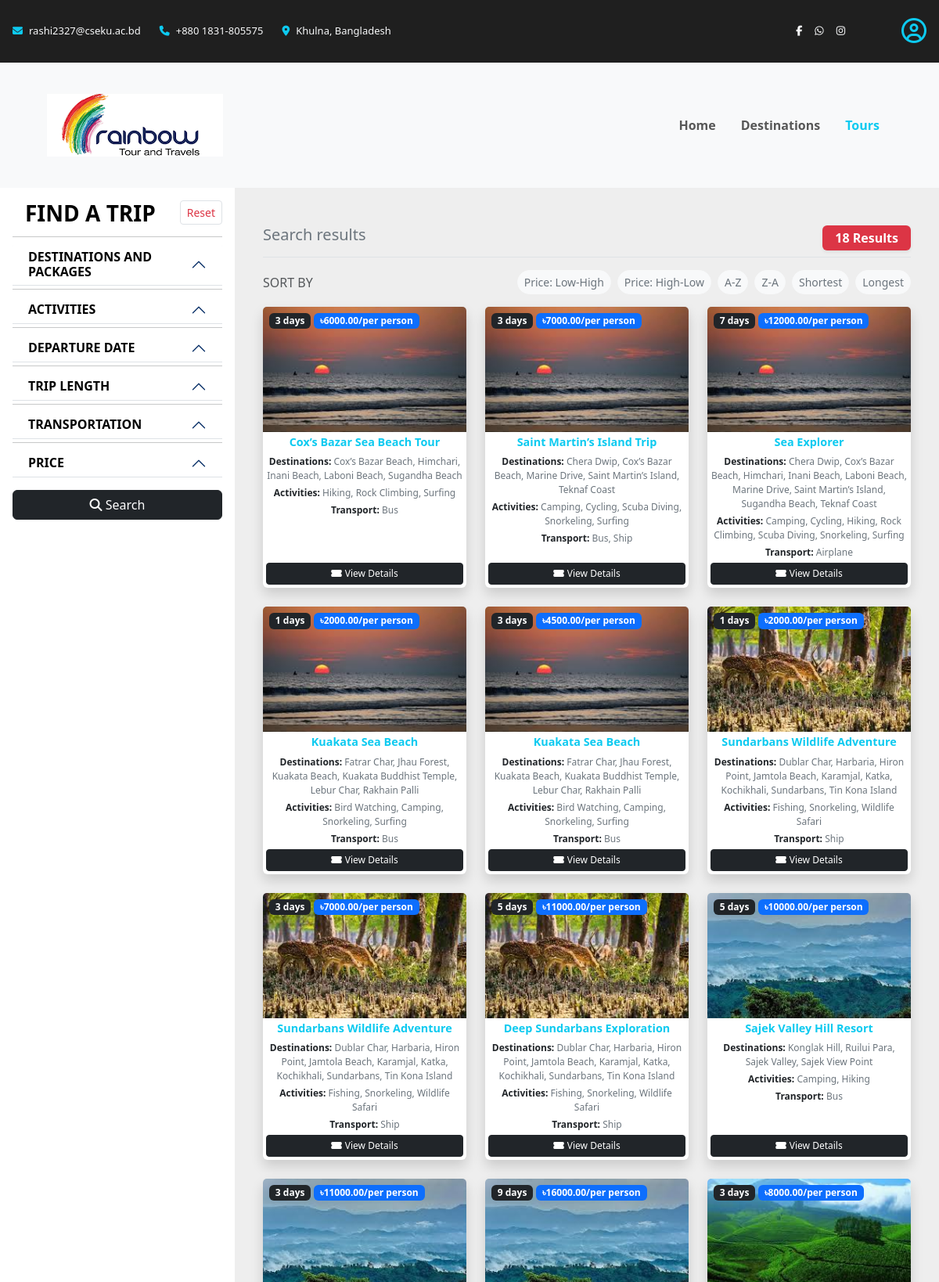
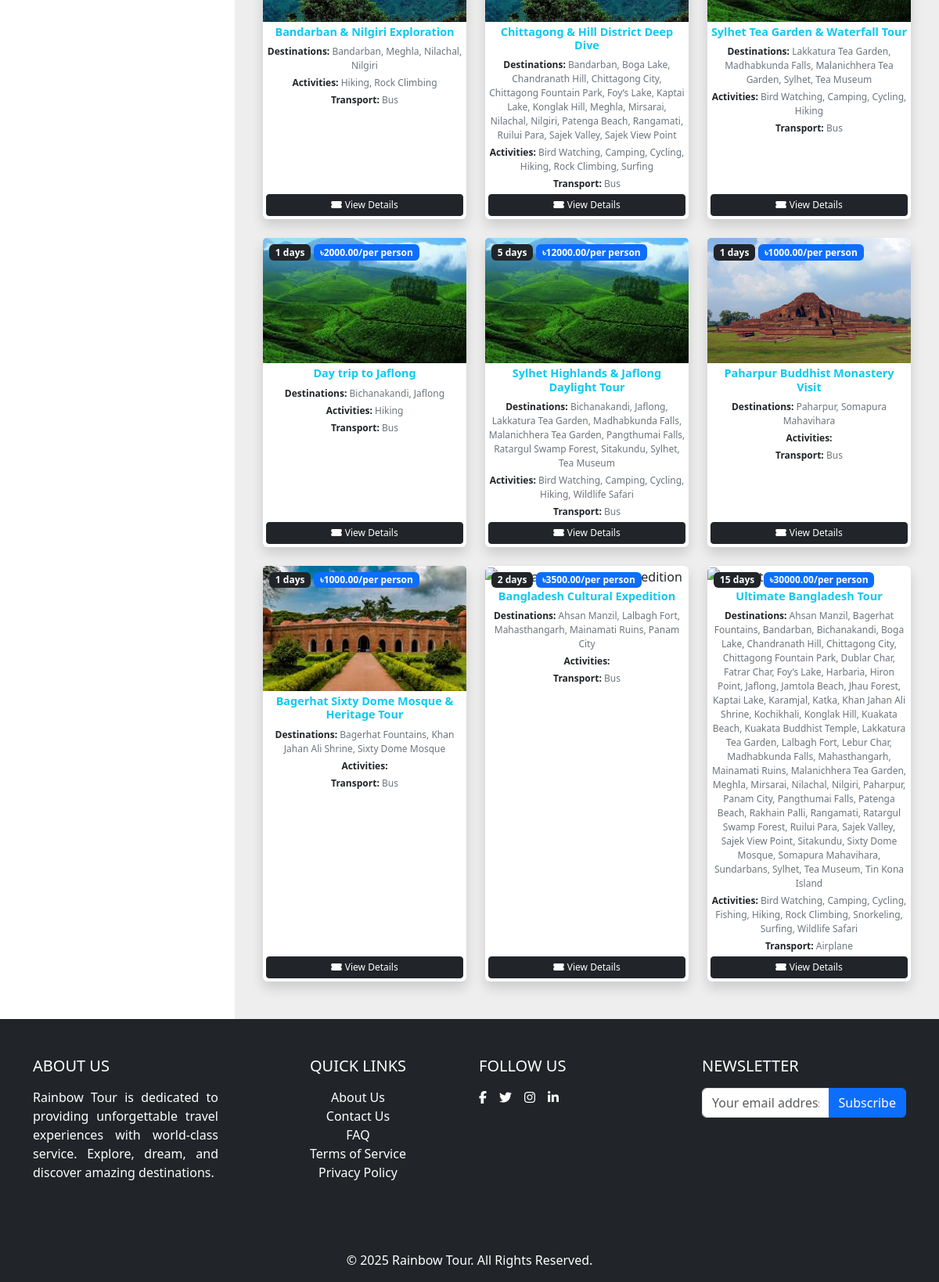
The page /tourist/tours.php on the database its author committed (2 pictures, top to bottom).
### tables this page shows
CREATE TABLE tour_packages (
    id INT PRIMARY KEY AUTO_INCREMENT,
    name VARCHAR(100) NOT NULL,
    image VARCHAR(2048) NULL,
    duration_in_days INT NOT NULL,
    price DECIMAL(10,2) NOT NULL
);

### tourist/search.php (the view, shortened to what this page needs)
<?php
    include ROOT_PATH . 'db/connect-db.php';
    $order_by = isset($_GET['order_by']) ? (array) $_GET['order_by'] : [];
    $query = "SELECT DISTINCT tp.id, tp.name, tp.image, tp.price, tp.duration_in_days,
                     GROUP_CONCAT(DISTINCT d.name SEPARATOR ', ') AS destinations,
                     GROUP_CONCAT(DISTINCT a.name SEPARATOR ', ') AS activities,
                     GROUP_CONCAT(DISTINCT t.transport_type SEPARATOR ', ') AS transport
              FROM tour_packages tp
              LEFT JOIN schedules s
              ON tp.id = s.package_id
              LEFT JOIN destination_packages pd
              ON tp.id = pd.package_id
              LEFT JOIN destinations d
              ON pd.destination_id = d.id
              LEFT JOIN destination_activities da
              ON d.id = da.destination_id
              LEFT JOIN activities a
              ON da.activity_id = a.id
              LEFT JOIN transportations t
              ON s.transportation_id = t.id
              WHERE 1=1";
    $query .= " GROUP BY tp.id";
    $result = mysqli_query($conn, $query);
?>
<div class="container package-container mt-4">
    <div class="d-flex align-items-center pb-2 border-bottom">
        <h5 class="text-secondary">
            Search results
        </h5>
        <div class="ms-auto">
            <span class="badge bg-danger px-3 py-2 fs-6 shadow-sm">
                <?= mysqli_num_rows($result) ?> Results
            </span>
        </div>
    </div>
    <div class="d-flex justify-content-between align-items-center my-3">
        <span class="text-muted">SORT BY</span>
        <div class="d-flex gap-2">
            <?php
                $sorting_options = [
                    'low-high' => 'Price: Low-High',
                    'high-low' => 'Price: High-Low',
                    'a-z' => 'A-Z',
                    'z-a' => 'Z-A',
                    'shortest' => 'Shortest',
                    'longest' => 'Longest'
                ];
                foreach ($sorting_options as $key => $label) {
                    $temp_order_by = $order_by;
                    if (in_array($key, $order_by)) {
                        $temp_order_by = array_diff($temp_order_by, [$key]);
                    } else {
                        if ($key == 'low-high') {
                            $temp_order_by = array_diff($temp_order_by, ['high-low']);
                        } elseif ($key == 'high-low') {
                            $temp_order_by = array_diff($temp_order_by, ['low-high']);
                        } elseif ($key == 'a-z') {
                            $temp_order_by = array_diff($temp_order_by, ['z-a']);
                        } elseif ($key == 'z-a') {
                            $temp_order_by = array_diff($temp_order_by, ['a-z']);
                        } elseif ($key == 'shortest') {
                            $temp_order_by = array_diff($temp_order_by, ['longest']);
                        } elseif ($key == 'longest') {
                            $temp_order_by = array_diff($temp_order_by, ['shortest']);
                        }
                        $temp_order_by[] = $key;
                    }
                    $selected = in_array($key, $order_by) ? 'btn-dark text-white' : 'btn-light text-secondary';
                    echo "<a href='?" . http_build_query(array_merge($_GET, ['order_by' => $temp_order_by])) . "'
                            class='btn btn-sm $selected rounded-pill'>$label</a>";
                }
            ?>
        </div>
    </div>
    <div class="row">
        <?php while ($row = mysqli_fetch_assoc($result)) : ?>
            <div class="col-md-4 mb-4">
                <div class="card shadow h-100 border-0">
                    <div class="position-relative">
                        <div class="badge-container">
                            <span class="badge bg-dark"><?= htmlspecialchars($row['duration_in_days']) ?> days</span>
                            <span class="badge bg-primary">৳<?= htmlspecialchars($row['price']) ?>/per person</span>
                        </div>
                        <?php
                            $imagePath = BASE_URL . (!empty($row['image']) ? $row['image'] : 'images/banners/default-package-cover.png');
                        ?>
                        <img src="<?= htmlspecialchars($imagePath) ?>" class="card-img-top" alt="<?= htmlspecialchars($row['name']) ?>">
                    </div>
                    <div class="card-body text-center d-flex flex-column">
                        <h5 class="card-title fw-bold text-info"><?= htmlspecialchars($row['name']) ?></h5>
                        <p class="mb-1"><strong class="text-dark">Destinations:</strong> <?= htmlspecialchars($row['destinations']) ?></p>
                        <p class="mb-1"><strong class="text-dark">Activities:</strong> <?= htmlspecialchars($row['activities']) ?></p>
                        <p class="mb-1"><strong class="text-dark">Transport:</strong> <?= htmlspecialchars($row['transport']) ?></p>
                        <a href="package-details.php?id=<?= htmlspecialchars($row['id']) ?>" class="btn btn-dark btn-sm mt-auto">
                            <i class="fas fa-ticket-alt me-1"></i>View Details
                        </a>
                    </div>
                </div>
            </div>
        <?php endwhile; ?>
    </div>
</div>

### rows shown on the page
tour_packages: duration_in_days "3", price "6000.00", image (picture), name "Cox’s Bazar Sea Beach Tour", destinations "Cox’s Bazar Beach, Himchari, Inani Beach, Laboni Beach, Sugandha Beach", activities "Hiking, Rock Climbing, Surfing", transport "Bus"
tour_packages: duration_in_days "3", price "7000.00", image (picture), name "Saint Martin’s Island Trip", destinations "Chera Dwip, Cox’s Bazar Beach, Marine Drive, Saint Martin’s Island, Teknaf Coast", activities "Camping, Cycling, Scuba Diving, Snorkeling, Surfing", transport "Bus, Ship"
tour_packages: duration_in_days "7", price "12000.00", image (picture), name "Sea Explorer", destinations "Chera Dwip, Cox’s Bazar Beach, Himchari, Inani Beach, Laboni Beach, Marine Drive, Saint Martin’s Island, Sugandha Beach, Teknaf Coast", activities "Camping, Cycling, Hiking, Rock Climbing, Scuba Diving, Snorkeling, Surfing", transport "Airplane"
tour_packages: duration_in_days "1", price "2000.00", image (picture), name "Kuakata Sea Beach", destinations "Fatrar Char, Jhau Forest, Kuakata Beach, Kuakata Buddhist Temple, Lebur Char, Rakhain Palli", activities "Bird Watching, Camping, Snorkeling, Surfing", transport "Bus"
tour_packages: duration_in_days "3", price "4500.00", image (picture), name "Kuakata Sea Beach", destinations "Fatrar Char, Jhau Forest, Kuakata Beach, Kuakata Buddhist Temple, Lebur Char, Rakhain Palli", activities "Bird Watching, Camping, Snorkeling, Surfing", transport "Bus"
tour_packages: duration_in_days "1", price "2000.00", image (picture), name "Sundarbans Wildlife Adventure", destinations "Dublar Char, Harbaria, Hiron Point, Jamtola Beach, Karamjal, Katka, Kochikhali, Sundarbans, Tin Kona Island", activities "Fishing, Snorkeling, Wildlife Safari", transport "Ship"
tour_packages: duration_in_days "3", price "7000.00", image (picture), name "Sundarbans Wildlife Adventure", destinations "Dublar Char, Harbaria, Hiron Point, Jamtola Beach, Karamjal, Katka, Kochikhali, Sundarbans, Tin Kona Island", activities "Fishing, Snorkeling, Wildlife Safari", transport "Ship"
tour_packages: duration_in_days "5", price "11000.00", image (picture), name "Deep Sundarbans Exploration", destinations "Dublar Char, Harbaria, Hiron Point, Jamtola Beach, Karamjal, Katka, Kochikhali, Sundarbans, Tin Kona Island", activities "Fishing, Snorkeling, Wildlife Safari", transport "Ship"
tour_packages: duration_in_days "5", price "10000.00", image (picture), name "Sajek Valley Hill Resort", destinations "Konglak Hill, Ruilui Para, Sajek Valley, Sajek View Point", activities "Camping, Hiking", transport "Bus"
tour_packages: duration_in_days "3", price "11000.00", image (picture), name "Bandarban & Nilgiri Exploration", destinations "Bandarban, Meghla, Nilachal, Nilgiri", activities "Hiking, Rock Climbing", transport "Bus"
tour_packages: duration_in_days "9", price "16000.00", image (picture), name "Chittagong & Hill District Deep Dive", destinations "Bandarban, Boga Lake, Chandranath Hill, Chittagong City, Chittagong Fountain Park, Foy’s Lake, Kaptai Lake, Konglak Hill, Meghla, Mirsarai, Nilachal, Nilgiri, Patenga Beach, Rangamati, Ruilui Para, Sajek Valley, Sajek View Point", activities "Bird Watching, Camping, Cycling, Hiking, Rock Climbing, Surfing", transport "Bus"
tour_packages: duration_in_days "3", price "8000.00", image (picture), name "Sylhet Tea Garden & Waterfall Tour", destinations "Lakkatura Tea Garden, Madhabkunda Falls, Malanichhera Tea Garden, Sylhet, Tea Museum", activities "Bird Watching, Camping, Cycling, Hiking", transport "Bus"
tour_packages: duration_in_days "1", price "2000.00", image (picture), name "Day trip to Jaflong", destinations "Bichanakandi, Jaflong", activities "Hiking", transport "Bus"
tour_packages: duration_in_days "5", price "12000.00", image (picture), name "Sylhet Highlands & Jaflong Daylight Tour", destinations "Bichanakandi, Jaflong, Lakkatura Tea Garden, Madhabkunda Falls, Malanichhera Tea Garden, Pangthumai Falls, Ratargul Swamp Forest, Sitakundu, Sylhet, Tea Museum", activities "Bird Watching, Camping, Cycling, Hiking, Wildlife Safari", transport "Bus"
tour_packages: duration_in_days "1", price "1000.00", image (picture), name "Paharpur Buddhist Monastery Visit", destinations "Paharpur, Somapura Mahavihara", transport "Bus"
tour_packages: duration_in_days "1", price "1000.00", image (picture), name "Bagerhat Sixty Dome Mosque & Heritage Tour", destinations "Bagerhat Fountains, Khan Jahan Ali Shrine, Sixty Dome Mosque", transport "Bus"
tour_packages: duration_in_days "2", price "3500.00", name "Bangladesh Cultural Expedition", destinations "Ahsan Manzil, Lalbagh Fort, Mahasthangarh, Mainamati Ruins, Panam City", transport "Bus"
tour_packages: duration_in_days "15", price "30000.00", name "Ultimate Bangladesh Tour", destinations "Ahsan Manzil, Bagerhat Fountains, Bandarban, Bichanakandi, Boga Lake, Chandranath Hill, Chittagong City, Chittagong Fountain Park, Dublar Char, Fatrar Char, Foy’s Lake, Harbaria, Hiron Point, Jaflong, Jamtola Beach, Jhau Forest, Kaptai Lake, Karamjal, Katka, Khan Jahan Ali Shrine, Kochikhali, Konglak Hill, Kuakata Beach, Kuakata Buddhist Temple, Lakkatura Tea Garden, Lalbagh Fort, Lebur Char, Madhabkunda Falls, Mahasthangarh, Mainamati Ruins, Malanichhera Tea Garden, Meghla, Mirsarai, Nilachal, Nilgiri, Paharpur, Panam City, Pangthumai Falls, Patenga Beach, Rakhain Palli, Rangamati, Ratargul Swamp Forest, Ruilui Para, Sajek Valley, Sajek View Point, Sitakundu, Sixty Dome Mosque, Somapura…", activities "Bird Watching, Camping, Cycling, Fishing, Hiking, Rock Climbing, Snorkeling, Surfing, Wildlife Safari", transport "Airplane"

### other values the page prints
mysqli_num_rows($result) "18"
$label "Price: Low-High"
$label "Price: High-Low"
$label "A-Z"
$label "Z-A"
$label "Shortest"
$label "Longest"
